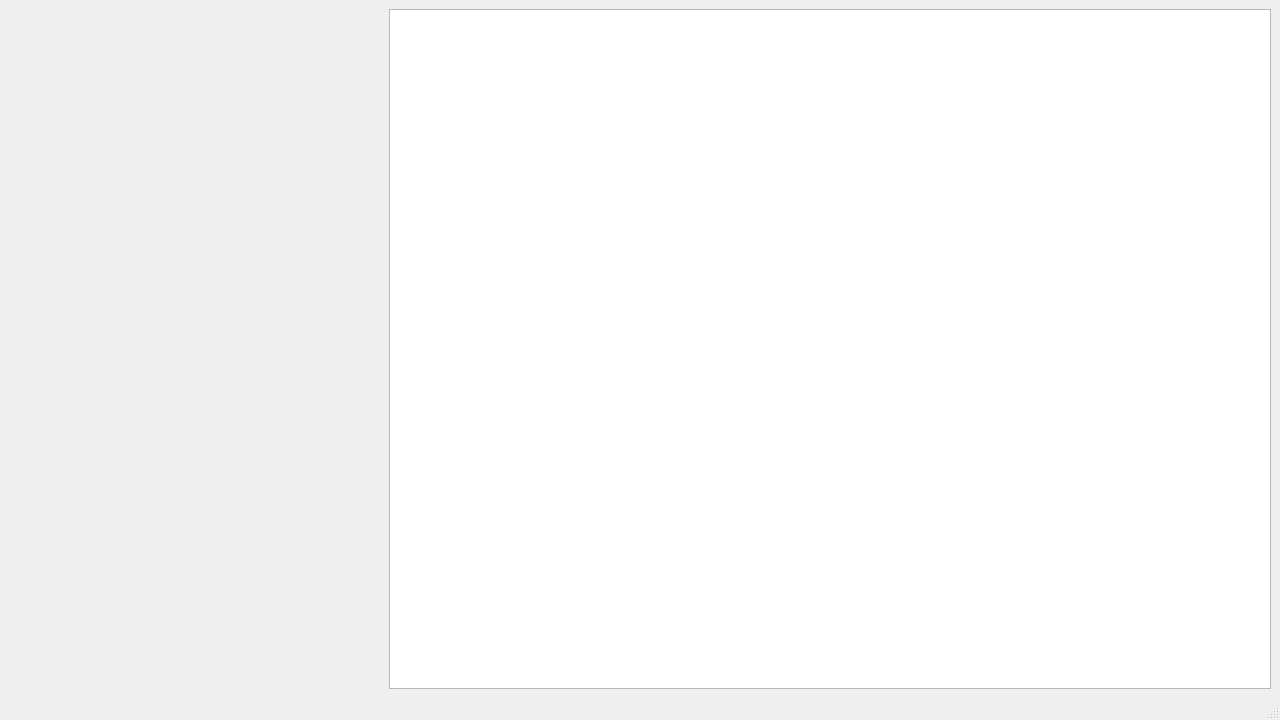
<?xml version="1.0" encoding="UTF-8"?>
<ui version="4.0">
 <class>MainWindow</class>
 <widget class="QMainWindow" name="MainWindow">
  <property name="geometry">
   <rect>
    <x>0</x>
    <y>0</y>
    <width>1280</width>
    <height>720</height>
   </rect>
  </property>
  <property name="sizePolicy">
   <sizepolicy hsizetype="Maximum" vsizetype="Maximum">
    <horstretch>0</horstretch>
    <verstretch>0</verstretch>
   </sizepolicy>
  </property>
  <property name="windowTitle">
   <string>Movig Objects</string>
  </property>
  <property name="animated">
   <bool>true</bool>
  </property>
  <property name="unifiedTitleAndToolBarOnMac">
   <bool>false</bool>
  </property>
  <widget class="QWidget" name="centralwidget">
   <layout class="QVBoxLayout">
    <property name="spacing">
     <number>6</number>
    </property>
    <property name="margin">
     <number>9</number>
    </property>
    <item>
     <spacer name="horizontalSpacer_2">
      <property name="orientation">
       <enum>Qt::Horizontal</enum>
      </property>
      <property name="sizeType">
       <enum>QSizePolicy::Minimum</enum>
      </property>
      <property name="sizeHint" stdset="0">
       <size>
        <width>900</width>
        <height>0</height>
       </size>
      </property>
     </spacer>
    </item>
    <item>
     <layout class="QHBoxLayout" name="horizontalLayout_5">
      <item>
       <spacer name="verticalSpacer">
        <property name="orientation">
         <enum>Qt::Vertical</enum>
        </property>
        <property name="sizeType">
         <enum>QSizePolicy::Minimum</enum>
        </property>
        <property name="sizeHint" stdset="0">
         <size>
          <width>0</width>
          <height>600</height>
         </size>
        </property>
       </spacer>
      </item>
      <item>
       <layout class="QVBoxLayout" name="verticalLayout_4">
        <item>
         <spacer name="horizontalSpacer">
          <property name="orientation">
           <enum>Qt::Horizontal</enum>
          </property>
          <property name="sizeType">
           <enum>QSizePolicy::Fixed</enum>
          </property>
          <property name="sizeHint" stdset="0">
           <size>
            <width>380</width>
            <height>1</height>
           </size>
          </property>
         </spacer>
        </item>
       </layout>
      </item>
      <item>
       <widget class="QGraphicsView" name="graphicsView">
        <property name="sizePolicy">
         <sizepolicy hsizetype="Expanding" vsizetype="Expanding">
          <horstretch>0</horstretch>
          <verstretch>0</verstretch>
         </sizepolicy>
        </property>
       </widget>
      </item>
     </layout>
    </item>
   </layout>
  </widget>
  <widget class="QStatusBar" name="statusbar"/>
 </widget>
 <resources/>
 <connections/>
</ui>
